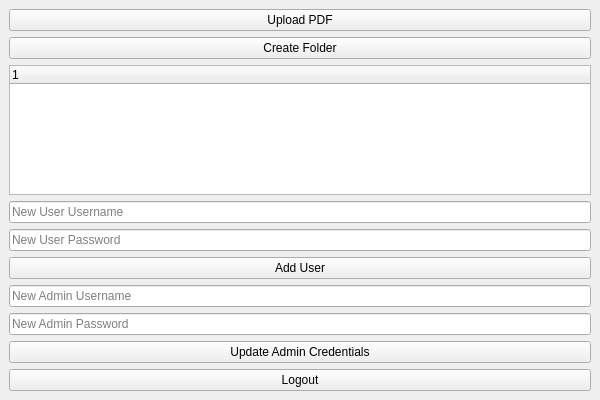
<?xml version="1.0" encoding="UTF-8"?>
<ui version="4.0">
 <class>AdminWindow</class>
 <widget class="QMainWindow" name="AdminWindow">
  <property name="geometry">
   <rect>
    <x>0</x>
    <y>0</y>
    <width>600</width>
    <height>400</height>
   </rect>
  </property>
  <property name="windowTitle">
   <string>Admin Dashboard</string>
  </property>
  <widget class="QWidget" name="centralwidget">
   <layout class="QVBoxLayout" name="verticalLayout">
    <item>
     <widget class="QPushButton" name="uploadButton">
      <property name="text">
       <string>Upload PDF</string>
      </property>
     </widget>
    </item>
    <item>
     <widget class="QPushButton" name="createFolderButton">
      <property name="text">
       <string>Create Folder</string>
      </property>
     </widget>
    </item>
    <item>
     <widget class="QTreeWidget" name="fileTree"/>
    </item>
    <item>
     <widget class="QLineEdit" name="usernameInput">
      <property name="placeholderText">
       <string>New User Username</string>
      </property>
     </widget>
    </item>
    <item>
     <widget class="QLineEdit" name="passwordInput">
      <property name="placeholderText">
       <string>New User Password</string>
      </property>
      <property name="echoMode">
       <enum>QLineEdit::Password</enum>
      </property>
     </widget>
    </item>
    <item>
     <widget class="QPushButton" name="addUserButton">
      <property name="text">
       <string>Add User</string>
      </property>
     </widget>
    </item>
    <item>
     <widget class="QLineEdit" name="newUsernameInput">
      <property name="placeholderText">
       <string>New Admin Username</string>
      </property>
     </widget>
    </item>
    <item>
     <widget class="QLineEdit" name="newPasswordInput">
      <property name="placeholderText">
       <string>New Admin Password</string>
      </property>
      <property name="echoMode">
       <enum>QLineEdit::Password</enum>
      </property>
     </widget>
    </item>
    <item>
     <widget class="QPushButton" name="updateCredentialsButton">
      <property name="text">
       <string>Update Admin Credentials</string>
      </property>
     </widget>
    </item>
    <item>
     <widget class="QPushButton" name="logoutButton">
      <property name="text">
       <string>Logout</string>
      </property>
     </widget>
    </item>
   </layout>
  </widget>
 </widget>
 <resources/>
 <connections/>
</ui>
